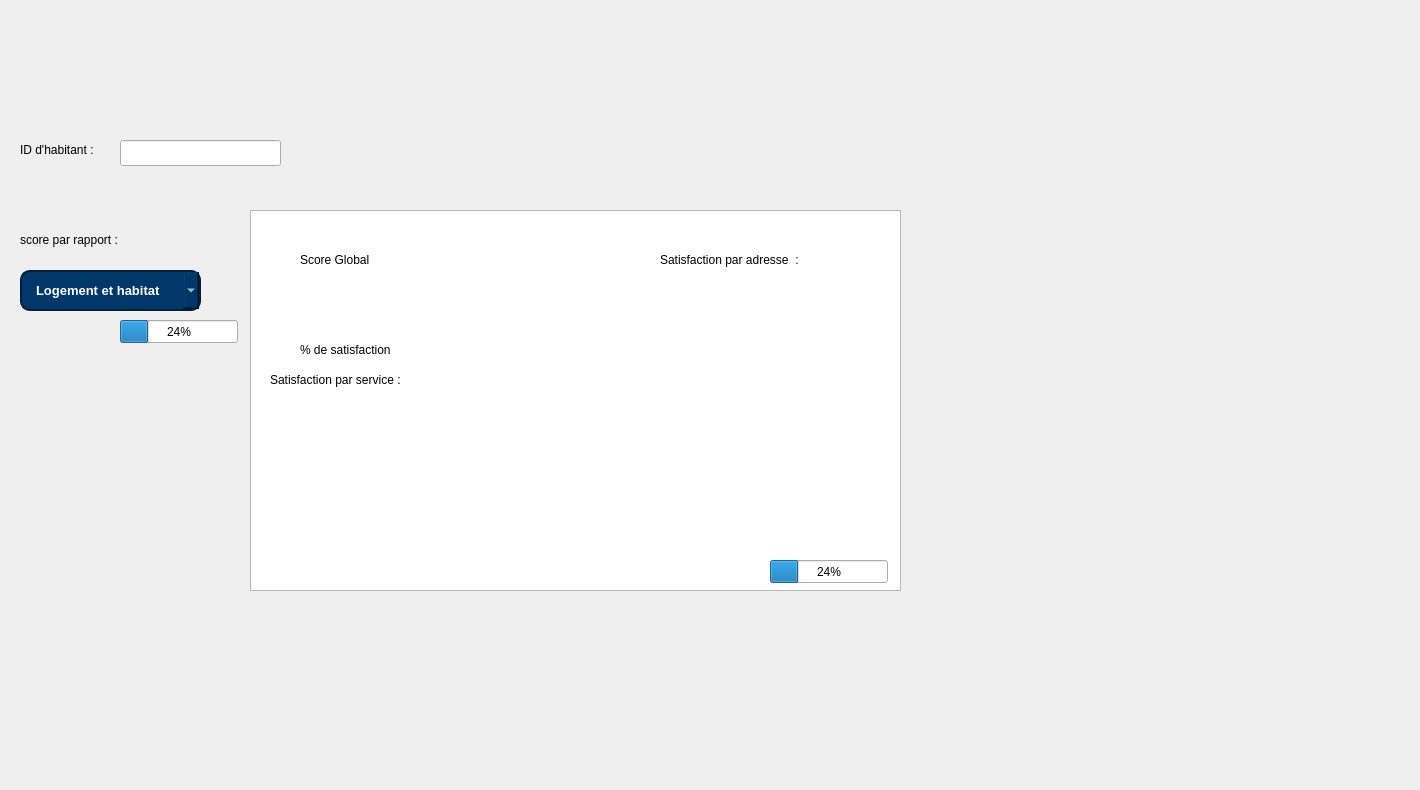
      <widget class="QWidget" name="page_8">
       <widget class="QLabel" name="label_36">
        <property name="geometry">
         <rect>
          <x>20</x>
          <y>140</y>
          <width>131</width>
          <height>20</height>
         </rect>
        </property>
        <property name="styleSheet">
         <string notr="true">color: rgb(0, 0, 0);</string>
        </property>
        <property name="text">
         <string>ID d'habitant :</string>
        </property>
       </widget>
       <widget class="QLineEdit" name="lineEdit_4">
        <property name="geometry">
         <rect>
          <x>120</x>
          <y>140</y>
          <width>161</width>
          <height>26</height>
         </rect>
        </property>
       </widget>
       <widget class="QLabel" name="label_37">
        <property name="geometry">
         <rect>
          <x>20</x>
          <y>230</y>
          <width>141</width>
          <height>20</height>
         </rect>
        </property>
        <property name="styleSheet">
         <string notr="true">color: rgb(0, 0, 0);</string>
        </property>
        <property name="text">
         <string>score par rapport :</string>
        </property>
       </widget>
       <widget class="QComboBox" name="comboBox_14">
        <property name="geometry">
         <rect>
          <x>20</x>
          <y>270</y>
          <width>181</width>
          <height>41</height>
         </rect>
        </property>
        <property name="styleSheet">
         <string notr="true">
    background-color: #012a59;
    color: #ffffff;
    border: 2px solid #013366;
    border-radius: 10px;
    padding: 8px 14px;
    font-size: 13px;
    font-weight: 500;
    text-align: left;
    transition: all 0.3s ease-in-out;
    background-color: #024b8a;
    border-color: #025aa5;

    background-color: #013869;
    border-color: #011f3f;
</string>
        </property>
        <item>
         <property name="text">
          <string>Logement et habitat</string>
         </property>
        </item>
        <item>
         <property name="text">
          <string>Environnement et propreté</string>
         </property>
        </item>
        <item>
         <property name="text">
          <string>Infrastructures</string>
         </property>
        </item>
        <item>
         <property name="text">
          <string>transport</string>
         </property>
        </item>
        <item>
         <property name="text">
          <string>Sécurité</string>
         </property>
        </item>
        <item>
         <property name="text">
          <string>Éducation</string>
         </property>
        </item>
        <item>
         <property name="text">
          <string>bien-être</string>
         </property>
        </item>
       </widget>
       <widget class="QTableView" name="tableView_5">
        <property name="geometry">
         <rect>
          <x>250</x>
          <y>210</y>
          <width>651</width>
          <height>381</height>
         </rect>
        </property>
       </widget>
       <widget class="QLabel" name="label_38">
        <property name="geometry">
         <rect>
          <x>300</x>
          <y>250</y>
          <width>121</width>
          <height>20</height>
         </rect>
        </property>
        <property name="styleSheet">
         <string notr="true">color: rgb(0, 0, 0);
font: 700 italic 11pt &quot;Segoe UI&quot;;</string>
        </property>
        <property name="text">
         <string>Score Global</string>
        </property>
       </widget>
       <widget class="QLabel" name="label_39">
        <property name="geometry">
         <rect>
          <x>300</x>
          <y>340</y>
          <width>111</width>
          <height>20</height>
         </rect>
        </property>
        <property name="styleSheet">
         <string notr="true">color: rgb(0, 0, 0);</string>
        </property>
        <property name="text">
         <string>% de satisfaction</string>
        </property>
       </widget>
       <widget class="QLabel" name="label_40">
        <property name="geometry">
         <rect>
          <x>270</x>
          <y>370</y>
          <width>191</width>
          <height>20</height>
         </rect>
        </property>
        <property name="styleSheet">
         <string notr="true">color: rgb(0, 0, 0);
font: 600 italic 10pt &quot;Segoe UI&quot;;</string>
        </property>
        <property name="text">
         <string>Satisfaction par service :</string>
        </property>
       </widget>
       <widget class="QLabel" name="label_41">
        <property name="geometry">
         <rect>
          <x>350</x>
          <y>430</y>
          <width>421</width>
          <height>131</height>
         </rect>
        </property>
        <property name="text">
         <string/>
        </property>
        <property name="pixmap">
         <pixmap>../Sans-titre---1.png</pixmap>
        </property>
       </widget>
       <widget class="QLabel" name="label_42">
        <property name="geometry">
         <rect>
          <x>660</x>
          <y>250</y>
          <width>221</width>
          <height>20</height>
         </rect>
        </property>
        <property name="styleSheet">
         <string notr="true">color: rgb(0, 0, 0);
font: 600 italic 10pt &quot;Segoe UI&quot;;</string>
        </property>
        <property name="text">
         <string>Satisfaction par adresse  :</string>
        </property>
       </widget>
       <widget class="QLabel" name="label_43">
        <property name="geometry">
         <rect>
          <x>1020</x>
          <y>650</y>
          <width>391</width>
          <height>131</height>
         </rect>
        </property>
        <property name="text">
         <string/>
        </property>
        <property name="pixmap">
         <pixmap>../Sans-titre---2.png</pixmap>
        </property>
       </widget>
       <widget class="QLabel" name="label_44">
        <property name="geometry">
         <rect>
          <x>450</x>
          <y>270</y>
          <width>391</width>
          <height>131</height>
         </rect>
        </property>
        <property name="styleSheet">
         <string notr="true">color: rgb(0, 0, 0);</string>
        </property>
        <property name="text">
         <string/>
        </property>
        <property name="pixmap">
         <pixmap>../Sans-titre---2.png</pixmap>
        </property>
       </widget>
       <widget class="QLabel" name="label_45">
        <property name="geometry">
         <rect>
          <x>290</x>
          <y>490</y>
          <width>451</width>
          <height>81</height>
         </rect>
        </property>
        <property name="text">
         <string/>
        </property>
        <property name="pixmap">
         <pixmap>../Sans-titre---3.png</pixmap>
        </property>
       </widget>
       <widget class="QStackedWidget" name="stackedWidget_4">
        <property name="geometry">
         <rect>
          <x>0</x>
          <y>-100</y>
          <width>1191</width>
          <height>301</height>
         </rect>
        </property>
        <widget class="QWidget" name="page_9"/>
        <widget class="QWidget" name="page_10"/>
       </widget>
       <widget class="QProgressBar" name="progressBar_7">
        <property name="geometry">
         <rect>
          <x>120</x>
          <y>320</y>
          <width>118</width>
          <height>23</height>
         </rect>
        </property>
        <property name="styleSheet">
         <string notr="true">color: rgb(0, 0, 0);</string>
        </property>
        <property name="value">
         <number>24</number>
        </property>
       </widget>
       <widget class="QProgressBar" name="progressBar_8">
        <property name="geometry">
         <rect>
          <x>770</x>
          <y>560</y>
          <width>118</width>
          <height>23</height>
         </rect>
        </property>
        <property name="styleSheet">
         <string notr="true">color: rgb(0, 0, 0);</string>
        </property>
        <property name="value">
         <number>24</number>
        </property>
       </widget>
      </widget>
